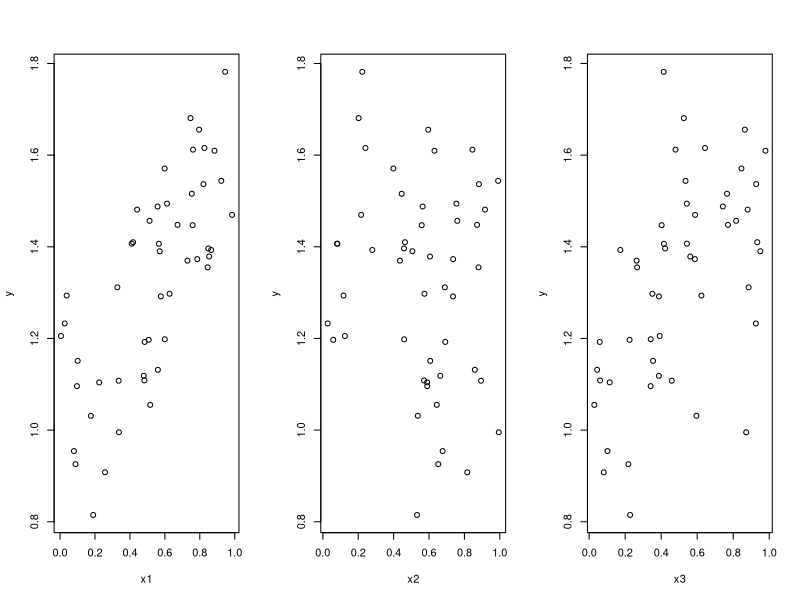

This figure's R source: (Note: this script raises an error after producing the figure.)
#MODEL LINIER
#membangkitkan data
e<-rnorm(50)
x1<-runif(50,0,1)
x2<-runif(50,0,1)
x3<-runif(50,0,1)
y<-1+0.5*x1-0.2*x2+0.3*x3+0.1*e
#plot
par(mfrow=c(1,3))
plot(x1,y)
plot(x2,y)
plot(x3,y)
#uji linieritas
resettest(y~1+x1+x2+x3,power=2, type="regressor")
resettest(y~1+x1+x2+x3,power=3, type="regressor")
resettest(y~1+x1+x2+x3,power=2:3, type="regressor")

resettest(y~1+x1+x2+x3,power=2, type="fitted")
resettest(y~1+x1+x2+x3,power=3, type="fitted")
resettest(y~1+x1+x2+x3,power=2:3, type="fitted")

resettest(y~1+x1+x2+x3,power=2, type="princomp")
resettest(y~1+x1+x2+x3,power=3, type="princomp")
resettest(y~1+x1+x2+x3,power=2:3, type="princomp")

white.test(cbind(x1,x2,x3),y,type="F")
terasvirta.test(cbind(x1,x2,x3),y,type="F")

#####################################
#SIMULASI100data
# Mohon diperhatikan directory yang digunakan
# Replikasi 10000 kali dan hasil p-value disimpan di "hasil10000.csv" atau "hasil10000.xlsx"
# Contoh Model Linier --> Ganti random datanya untuk model non linier

setwd("E:/2018_2019/SEMESTER 6/AD")
result50 <- matrix(0,ncol = 11,nrow = 10000)
colnames(result50) <- c("regresssor^2", "regresssor^3", "regresssor^23",
                      "fitted^2", "fitted^3", "fitted^23",
                      "princomp^2", "princomp^3", "princomp^23",
                      "white", "terasvirta")
for (i in 1:10000)
{
  n <- 50
  e <- rnorm(50)
  x1 <- runif(50, 0, 1)  
  x2 <- runif(50, 0, 1) 
  x3 <- runif(50, 0, 1) 
  y <- 1 + 0.5*x1 - 0.2*x2 + 0.3*x3 + 0.1*e
  
  prr2 <- resettest(y ~ 1 + x1 + x2 + x3, power=2, type="regressor")
  prr3 <- resettest(y ~ 1 + x1 + x2 + x3, power=3, type="regressor")
  prr23 <- resettest(y ~ 1 + x1 + x2 + x3, power=2:3, type="regressor")
  
  prf2 <- resettest(y ~ 1 + x1 + x2 + x3, power=2, type="fitted")
  prf3 <- resettest(y ~ 1 + x1 + x2 + x3, power=3, type="fitted")
  prf23 <- resettest(y ~ 1 + x1 + x2 + x3, power=2:3, type="fitted")
  
  prp2 <- resettest(y ~ 1 + x1 + x2 + x3, power=2, type="princomp")
  prp3 <- resettest(y ~ 1 + x1 + x2 + x3, power=3, type="princomp")
  prp23 <- resettest(y ~ 1 + x1 + x2 + x3, power=2:3, type="princomp")
  
  pw <- white.test(cbind(x1,x2,x3), y, type="F")
  pt <- terasvirta.test(cbind(x1,x2,x3), y, type="F")
  
  result50[i,1] <- prr2$p.value
  result50[i,2] <- prr3$p.value
  result50[i,3] <- prr23$p.value
  result50[i,4] <- prf2$p.value
  result50[i,5] <- prf3$p.value
  result50[i,6] <- prf23$p.value
  result50[i,7] <- prp2$p.value
  result50[i,8] <- prp3$p.value
  result50[i,9] <- prp23$p.value
  result50[i,10] <- pw$p.value
  result50[i,11] <- pt$p.value
}

write.csv(result50, "hasil5010000.csv")

# Mohon dilakukan dengan n berbeda-beda, yaitu 50, 100, dan 200.
# Juga dengan 2 skenario model nonlinear seperti paper Anders & Korn (1999)
x=0
persen_benar=0
uji_statistik <- c("regresssor^2", "regresssor^3", "regresssor^23",
                   "fitted^2", "fitted^3", "fitted^23",
                   "princomp^2", "princomp^3", "princomp^23",
                   "white", "terasvirta")

for (i in 1:11)
{
  x[i]=length(result50[,i][result50[,i]>0.05])
  persen_benar[i]=x[i]/10000*100
}

z50=data.frame(uji_statistik, persen_benar,row.names = NULL)
z50
hasi50linier=write.csv(z50,"hasil50linier.csv")


grafikz100=ggplot(z100,aes(z100$uji_statistik,z100$persen_benar))+geom_col(aes(color="blue"))
grafikz100
